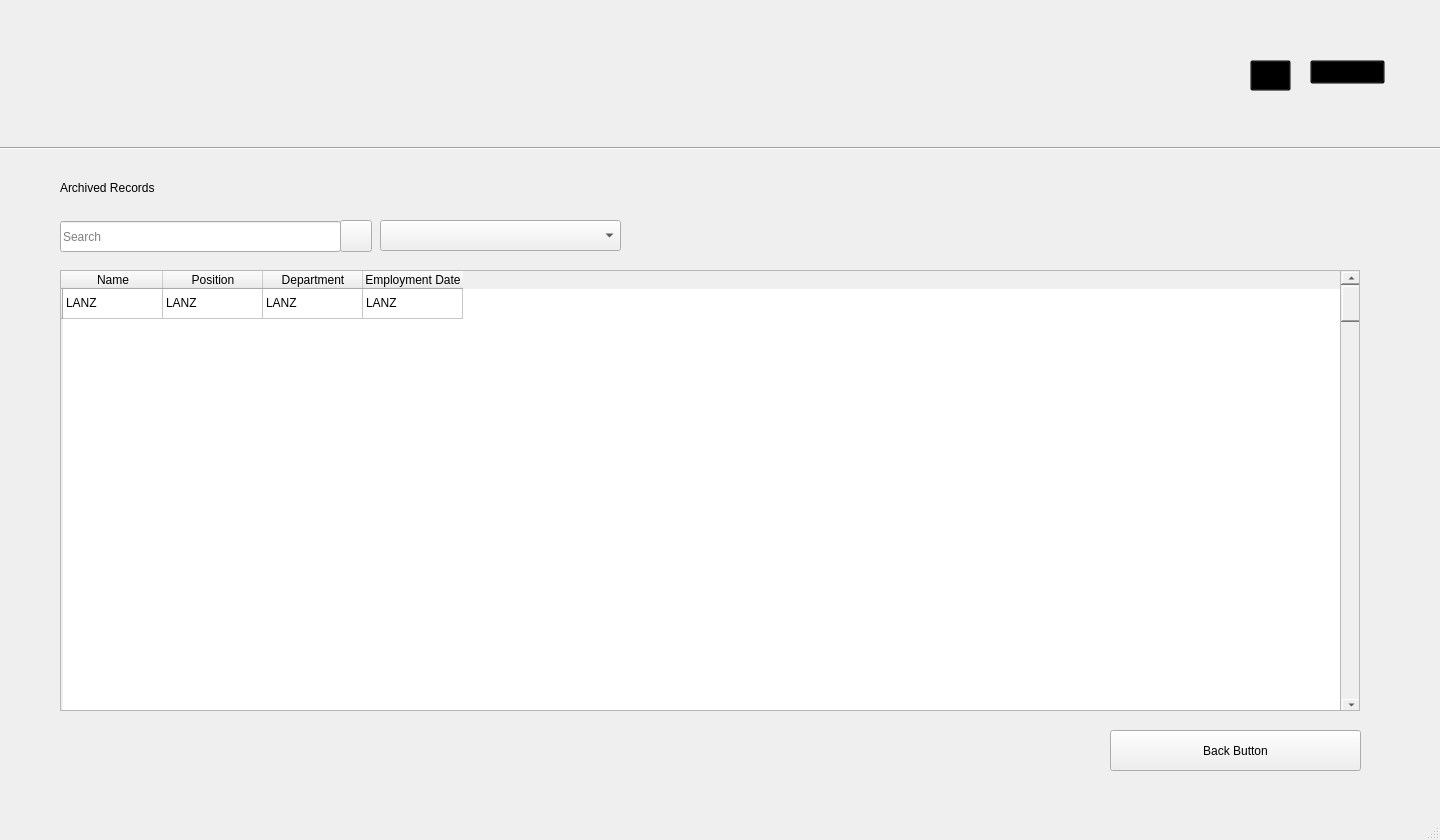
<?xml version="1.0" encoding="UTF-8"?>
<ui version="4.0">
 <class>MainWindow</class>
 <widget class="QMainWindow" name="MainWindow">
  <property name="geometry">
   <rect>
    <x>0</x>
    <y>0</y>
    <width>1440</width>
    <height>840</height>
   </rect>
  </property>
  <property name="windowTitle">
   <string>Employee Record</string>
  </property>
  <widget class="QWidget" name="centralwidget">
   <widget class="QLabel" name="label_3">
    <property name="geometry">
     <rect>
      <x>150</x>
      <y>30</y>
      <width>161</width>
      <height>41</height>
     </rect>
    </property>
    <property name="styleSheet">
     <string notr="true">background-color: rgba(0, 0, 0, 0);</string>
    </property>
    <property name="text">
     <string/>
    </property>
    <property name="pixmap">
     <pixmap resource="images/resources.qrc">:/images/title2_header1.png</pixmap>
    </property>
    <property name="scaledContents">
     <bool>false</bool>
    </property>
   </widget>
   <widget class="QPushButton" name="pushButton">
    <property name="geometry">
     <rect>
      <x>1250</x>
      <y>60</y>
      <width>41</width>
      <height>31</height>
     </rect>
    </property>
    <property name="styleSheet">
     <string notr="true">background-color: rgba(0, 0, 0, 0);</string>
    </property>
    <property name="text">
     <string/>
    </property>
    <property name="icon">
     <iconset resource="images/resources.qrc">
      <normaloff>:/images/button_home.png</normaloff>:/images/button_home.png</iconset>
    </property>
    <property name="iconSize">
     <size>
      <width>256</width>
      <height>256</height>
     </size>
    </property>
   </widget>
   <widget class="QPushButton" name="pushButton_2">
    <property name="geometry">
     <rect>
      <x>1310</x>
      <y>60</y>
      <width>75</width>
      <height>24</height>
     </rect>
    </property>
    <property name="styleSheet">
     <string notr="true">background-color: rgba(0, 0, 0, 0);</string>
    </property>
    <property name="text">
     <string/>
    </property>
    <property name="icon">
     <iconset resource="images/resources.qrc">
      <normaloff>:/images/button_logout.png</normaloff>:/images/button_logout.png</iconset>
    </property>
    <property name="iconSize">
     <size>
      <width>500</width>
      <height>500</height>
     </size>
    </property>
   </widget>
   <widget class="Line" name="line">
    <property name="geometry">
     <rect>
      <x>-10</x>
      <y>140</y>
      <width>1461</width>
      <height>16</height>
     </rect>
    </property>
    <property name="orientation">
     <enum>Qt::Horizontal</enum>
    </property>
   </widget>
   <widget class="QLabel" name="label_4">
    <property name="geometry">
     <rect>
      <x>150</x>
      <y>90</y>
      <width>271</width>
      <height>16</height>
     </rect>
    </property>
    <property name="text">
     <string/>
    </property>
    <property name="pixmap">
     <pixmap resource="images/resources.qrc">:/images/title2_header2.png</pixmap>
    </property>
   </widget>
   <widget class="QLabel" name="label">
    <property name="geometry">
     <rect>
      <x>30</x>
      <y>30</y>
      <width>91</width>
      <height>81</height>
     </rect>
    </property>
    <property name="styleSheet">
     <string notr="true">background-color: rgba(0, 0, 0, 0);</string>
    </property>
    <property name="text">
     <string/>
    </property>
    <property name="pixmap">
     <pixmap resource="images/resources.qrc">:/images/logo_silliman.png</pixmap>
    </property>
    <property name="scaledContents">
     <bool>true</bool>
    </property>
   </widget>
   <widget class="QLabel" name="label_2">
    <property name="geometry">
     <rect>
      <x>0</x>
      <y>-10</y>
      <width>1451</width>
      <height>161</height>
     </rect>
    </property>
    <property name="text">
     <string/>
    </property>
    <property name="pixmap">
     <pixmap resource="images/resources.qrc">:/images/background2_header.png</pixmap>
    </property>
    <property name="scaledContents">
     <bool>true</bool>
    </property>
   </widget>
   <widget class="QComboBox" name="comboBox_2">
    <property name="geometry">
     <rect>
      <x>380</x>
      <y>220</y>
      <width>241</width>
      <height>31</height>
     </rect>
    </property>
    <property name="placeholderText">
     <string>Choose a filter...</string>
    </property>
   </widget>
   <widget class="QPushButton" name="pushButton_5">
    <property name="geometry">
     <rect>
      <x>340</x>
      <y>220</y>
      <width>32</width>
      <height>32</height>
     </rect>
    </property>
    <property name="text">
     <string/>
    </property>
    <property name="icon">
     <iconset resource="images/resources.qrc">
      <normaloff>:/images/search-icon.png</normaloff>:/images/search-icon.png</iconset>
    </property>
   </widget>
   <widget class="QLineEdit" name="lineEdit">
    <property name="geometry">
     <rect>
      <x>60</x>
      <y>221</y>
      <width>281</width>
      <height>31</height>
     </rect>
    </property>
    <property name="placeholderText">
     <string>Search</string>
    </property>
   </widget>
   <widget class="QPushButton" name="pushButton_3">
    <property name="geometry">
     <rect>
      <x>1110</x>
      <y>730</y>
      <width>251</width>
      <height>41</height>
     </rect>
    </property>
    <property name="autoFillBackground">
     <bool>true</bool>
    </property>
    <property name="styleSheet">
     <string notr="true"/>
    </property>
    <property name="text">
     <string>Back Button</string>
    </property>
    <property name="icon">
     <iconset theme="accessories-character-map"/>
    </property>
    <property name="iconSize">
     <size>
      <width>500</width>
      <height>500</height>
     </size>
    </property>
    <property name="checkable">
     <bool>false</bool>
    </property>
   </widget>
   <widget class="QLabel" name="label_5">
    <property name="geometry">
     <rect>
      <x>60</x>
      <y>180</y>
      <width>261</width>
      <height>16</height>
     </rect>
    </property>
    <property name="styleSheet">
     <string notr="true">background-color: rgba(0, 0, 0, 0);</string>
    </property>
    <property name="text">
     <string>Archived Records</string>
    </property>
    <property name="pixmap">
     <pixmap resource="images/resources.qrc">:/images/title2_header3.png</pixmap>
    </property>
   </widget>
   <widget class="QWidget" name="widget" native="true">
    <property name="geometry">
     <rect>
      <x>60</x>
      <y>270</y>
      <width>1301</width>
      <height>441</height>
     </rect>
    </property>
    <widget class="QTableWidget" name="tableWidget">
     <property name="geometry">
      <rect>
       <x>0</x>
       <y>0</y>
       <width>1281</width>
       <height>441</height>
      </rect>
     </property>
     <row>
      <property name="text">
       <string/>
      </property>
     </row>
     <column>
      <property name="text">
       <string>Name</string>
      </property>
     </column>
     <column>
      <property name="text">
       <string>Position</string>
      </property>
     </column>
     <column>
      <property name="text">
       <string>Department</string>
      </property>
     </column>
     <column>
      <property name="text">
       <string>Employment Date</string>
      </property>
     </column>
     <item row="0" column="0">
      <property name="text">
       <string>LANZ</string>
      </property>
     </item>
     <item row="0" column="1">
      <property name="text">
       <string>LANZ</string>
      </property>
     </item>
     <item row="0" column="2">
      <property name="text">
       <string>LANZ</string>
      </property>
     </item>
     <item row="0" column="3">
      <property name="text">
       <string>LANZ</string>
      </property>
     </item>
    </widget>
    <widget class="QScrollArea" name="scrollArea">
     <property name="geometry">
      <rect>
       <x>1280</x>
       <y>0</y>
       <width>20</width>
       <height>441</height>
      </rect>
     </property>
     <property name="widgetResizable">
      <bool>true</bool>
     </property>
     <widget class="QWidget" name="scrollAreaWidgetContents">
      <property name="geometry">
       <rect>
        <x>0</x>
        <y>0</y>
        <width>18</width>
        <height>439</height>
       </rect>
      </property>
      <widget class="QScrollBar" name="verticalScrollBar">
       <property name="geometry">
        <rect>
         <x>0</x>
         <y>0</y>
         <width>21</width>
         <height>441</height>
        </rect>
       </property>
       <property name="styleSheet">
        <string notr="true">background-color: rgba(0, 0, 0, 0);</string>
       </property>
       <property name="orientation">
        <enum>Qt::Vertical</enum>
       </property>
      </widget>
     </widget>
    </widget>
   </widget>
   <zorder>label_2</zorder>
   <zorder>label_3</zorder>
   <zorder>pushButton</zorder>
   <zorder>pushButton_2</zorder>
   <zorder>line</zorder>
   <zorder>label_4</zorder>
   <zorder>label</zorder>
   <zorder>comboBox_2</zorder>
   <zorder>pushButton_5</zorder>
   <zorder>lineEdit</zorder>
   <zorder>pushButton_3</zorder>
   <zorder>label_5</zorder>
   <zorder>widget</zorder>
  </widget>
  <widget class="QStatusBar" name="statusbar"/>
 </widget>
 <resources>
  <include location="images/resources.qrc"/>
 </resources>
 <connections/>
</ui>
